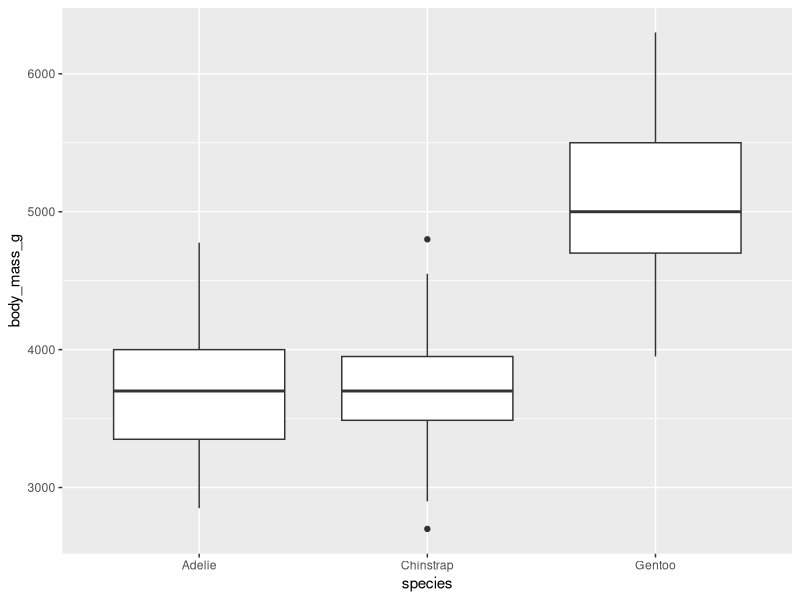

Reproduce this figure in R.
## ---- chunk 1
#| message: false
#| warning: false

library(tidyverse)
library(palmerpenguins)
## ---- chunk 2

clean_penguins <- penguins |> 
  drop_na()

clean_penguins
## ---- chunk 3

mass_difference <- clean_penguins |>
  group_by(sex) |>
  summarize(mean_mass = mean(body_mass_g))

mass_difference
## ---- chunk 4

##### mass difference between species

#| label: fig-penguin-mass
#| fig-cap: "Body mass of penguins by species."

ggplot(penguins, aes(x = species, y = body_mass_g)) +
  geom_boxplot()
